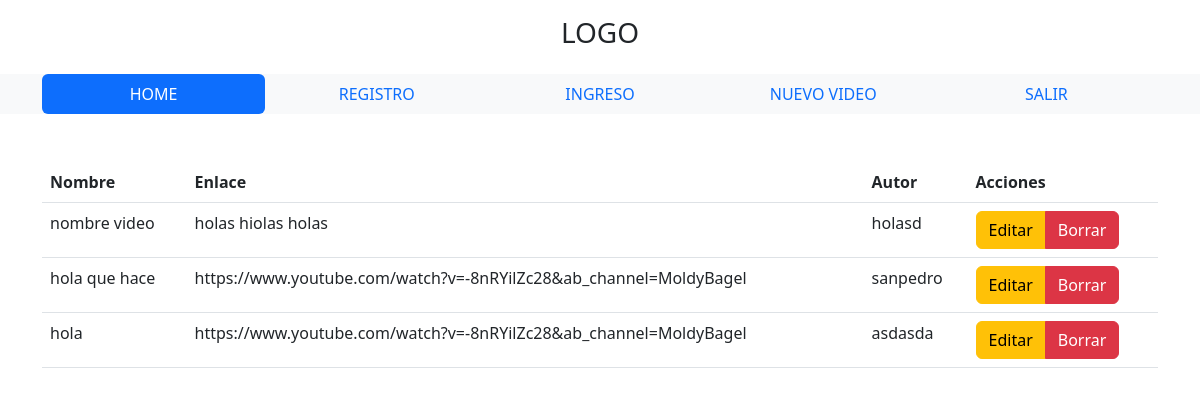
The page /pornswich2.0/index.php?pagina=inicio (signed in) on the database its author committed.
### tables this page shows
CREATE TABLE `videos` (
  `id` int(11) NOT NULL,
  `nombre_video` varchar(75) NOT NULL,
  `premium` int(11) NOT NULL,
  `enlace` text NOT NULL,
  `autor` varchar(25) NOT NULL,
  `descripcion` text NOT NULL
);

### pornswich2.0/controladores/plantilla.controlador.php (called while the page is built)
<?php
class Controladorplantilla{
    public function crtTraerPlantilla(){
        include "vistas/plantilla.php";
    }
}

### pornswich2.0/index.php (called while the page is built)
<?php
require_once "controladores/plantilla.controlador.php";
require_once "controladores/formularios.controladores.php";
require_once "modelos/formularios.modelo.php";
$plantilla = new Controladorplantilla();
$plantilla->crtTraerPlantilla();

### pornswich2.0/controladores/formularios.controladores.php (called while the page is built, shortened)
<?php
    class ControladorFormularios
    {
        static public function ctrSeleccionarRegistros($item, $valor)
        {
            $tabla = "videos";
            $respuesta = ModeloFormularios::mdlSeleccionarRegistros($tabla, $item, $valor);
            return $respuesta;
        }
    }

### pornswich2.0/modelos/conexion.php (called while the page is built)
<?php
class Conexion
{
    static public function conectar()
    {
        $link = new PDO("mysql: host=localhost;dbname=actividad-php-crud", "root","");
        $link->exec("set names utf8");
        return $link;
    }
}
?>

### pornswich2.0/modelos/formularios.modelo.php (called while the page is built, shortened)
<?php
require_once "conexion.php";
class ModeloFormularios
{
    static public function mdlSeleccionarRegistros($tabla, $item, $valor)
    {
        if ($item == null && $valor == null) {
            $stmt = Conexion::conectar()->prepare("SELECT * FROM $tabla");
            $stmt->execute();
            return $stmt->fetchAll();
        } else {
            $stmt = Conexion::conectar()->prepare("SELECT * FROM $tabla WHERE $item = :$item");
            $stmt->bindParam(":".$item, $valor, PDO::PARAM_STR);
            $stmt->execute();
            return $stmt->fetch();
        }
    }
}

### pornswich2.0/vistas/paginas/inicio.php (the view, shortened to what this page needs)
<?php
$usuarios = ControladorFormularios::ctrSeleccionarRegistros(null, null, null);
?>
<table class="table">
    <thead>
        <tr>
            <th>Nombre</th>
            <th>Enlace</th>
            <th>Autor</th>
            <th>Acciones</th>
        </tr>
    </thead>
    <tbody>
        <?php foreach ($usuarios as $key => $value) : ?>
            <tr>
                <td><?php echo $value["nombre_video"]; ?> </td>
                <td><?php echo $value["enlace"]; ?></td>
                <td><?php echo $value["autor"]; ?></td>
                <td>
                    <div class="btn-group">
                        <a href="index.php?pagina=editar&id=<?php echo  $value["id"]; ?>" class="btn btn-warning">Editar</a>
                        <button class="btn btn-danger">Borrar</button>
                    </div>
                </td>
            </tr>
        <?php endforeach ?>
    </tbody>
</table>

### pornswich2.0/vistas/plantilla.php (shortened to what this page needs)
<!DOCTYPE html>
<html lang="en">
<head>
  <link rel="stylesheet" href="https://use.fontawesome.com/releases/v5.8.1/css/all.css">
  <link href="https://cdn.jsdelivr.net/npm/bootstrap@5.2.1/dist/css/bootstrap.min.css" rel="stylesheet">
</head>
<body>
  <div class="container-fluid">
    <h3 class="text-center py-3">
      LOGO
    </h3>
  </div>
  <div class="container-fluid bg-light">
    <div class="container">
      <ul class="nav nav-justified py2 nav-pills">
        <?php if (isset($_GET["pagina"])) : ?>
          <?php if (($_GET["pagina"]) == "inicio") : ?>
            <li class="nav-item">
              <a class="nav-link active" href="index.php?pagina=inicio">HOME</a>
            </li>
          <?php else : ?>
            <li class="nav-item">
              <a class="nav-link" href="index.php?pagina=inicio">HOME</a>
            </li>
          <?php endif ?>
          <?php if (($_GET["pagina"]) == "registro") : ?>
            <li class="nav-item">
              <a class="nav-link active" href="index.php?pagina=registro">REGISTRO</a>
            </li>
          <?php else : ?>
            <li class="nav-item">
              <a class="nav-link" href="index.php?pagina=registro">REGISTRO</a>
            </li>
          <?php endif ?>
          <?php if (($_GET["pagina"]) == "ingreso") : ?>
            <li class="nav-item">
              <a class="nav-link active" href="index.php?pagina=ingreso">INGRESO</a>
            </li>
          <?php else : ?>
            <li class="nav-item">
              <a class="nav-link" href="index.php?pagina=ingreso">INGRESO</a>
            </li>
          <?php endif ?>
          <?php if (($_GET["pagina"]) == "formulario.entrada") : ?>
            <li class="nav-item">
              <a class="nav-link active" href="index.php?pagina=formulario.entrada">NUEVO VIDEO</a>
            </li>
          <?php else : ?>
            <li class="nav-item">
              <a class="nav-link" href="index.php?pagina=formulario.entrada">NUEVO VIDEO</a>
            </li>
          <?php endif ?>
          <?php if (($_GET["pagina"]) == "salir") : ?>
            <li class="nav-item">
              <a class="nav-link active" href="index.php?pagina=salir">SALIR</a>
            </li>
          <?php else : ?>
            <li class="nav-item">
              <a class="nav-link" href="index.php?pagina=salir">SALIR</a>
            </li>
          <?php endif ?>
        <?php endif ?>
      </ul>
    </div>
  </div>
  <div class="container-fluid">
    <div class="container py-5">
      <?php
      if (isset($_GET["pagina"])) {
        if (
          $_GET["pagina"] == "registro" ||
          $_GET["pagina"] == "ingreso" ||
          $_GET["pagina"] == "inicio" ||
          $_GET["pagina"] == "editar" ||
          $_GET["pagina"] == "salir" ||
          $_GET["pagina"] == "formulario.entrada"
        ) {
          include "paginas/" . $_GET["pagina"] . ".php";
        } else {
          include "paginas/error404.php";
        }
      } else {
        include "paginas/registro.php";
      }
      ?>
    </div>
  </div>
</body>
</html>

### rows shown on the page
videos: nombre_video "nombre video", enlace "holas hiolas holas", autor "holasd"
videos: nombre_video "hola que hace", enlace "https://www.youtube.com/watch?v=-8nRYilZc28&ab_channel=MoldyBagel", autor "sanpedro"
videos: nombre_video "hola", enlace "https://www.youtube.com/watch?v=-8nRYilZc28&ab_channel=MoldyBagel", autor "asdasda"
